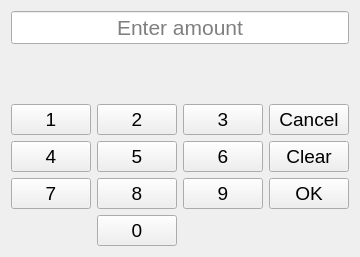
<?xml version="1.0" encoding="UTF-8"?>
<ui version="4.0">
 <class>CustomAmountDialog</class>
 <widget class="QDialog" name="CustomAmountDialog">
  <property name="geometry">
   <rect>
    <x>0</x>
    <y>0</y>
    <width>360</width>
    <height>257</height>
   </rect>
  </property>
  <property name="windowTitle">
   <string>Dialog</string>
  </property>
  <layout class="QHBoxLayout" name="horizontalLayout_2">
   <item>
    <layout class="QVBoxLayout" name="verticalLayout">
     <item>
      <layout class="QHBoxLayout" name="horizontalLayout">
       <item>
        <widget class="QLineEdit" name="textBox">
         <property name="enabled">
          <bool>true</bool>
         </property>
         <property name="font">
          <font>
           <pointsize>16</pointsize>
          </font>
         </property>
         <property name="cursor">
          <cursorShape>ForbiddenCursor</cursorShape>
         </property>
         <property name="focusPolicy">
          <enum>Qt::NoFocus</enum>
         </property>
         <property name="text">
          <string/>
         </property>
         <property name="maxLength">
          <number>5</number>
         </property>
         <property name="alignment">
          <set>Qt::AlignCenter</set>
         </property>
         <property name="readOnly">
          <bool>true</bool>
         </property>
         <property name="placeholderText">
          <string>Enter amount</string>
         </property>
        </widget>
       </item>
      </layout>
     </item>
     <item>
      <widget class="QLabel" name="infoTextBox">
       <property name="font">
        <font>
         <pointsize>10</pointsize>
        </font>
       </property>
       <property name="text">
        <string/>
       </property>
      </widget>
     </item>
     <item>
      <layout class="QGridLayout" name="gridLayout">
       <item row="4" column="1">
        <widget class="QPushButton" name="btn_0">
         <property name="font">
          <font>
           <pointsize>14</pointsize>
           <weight>50</weight>
           <bold>false</bold>
          </font>
         </property>
         <property name="text">
          <string>0</string>
         </property>
         <property name="autoDefault">
          <bool>false</bool>
         </property>
        </widget>
       </item>
       <item row="3" column="2">
        <widget class="QPushButton" name="btn_9">
         <property name="font">
          <font>
           <pointsize>14</pointsize>
           <weight>50</weight>
           <bold>false</bold>
          </font>
         </property>
         <property name="text">
          <string>9</string>
         </property>
         <property name="autoDefault">
          <bool>false</bool>
         </property>
        </widget>
       </item>
       <item row="2" column="2">
        <widget class="QPushButton" name="btn_6">
         <property name="font">
          <font>
           <pointsize>14</pointsize>
           <weight>50</weight>
           <bold>false</bold>
          </font>
         </property>
         <property name="text">
          <string>6</string>
         </property>
         <property name="autoDefault">
          <bool>false</bool>
         </property>
        </widget>
       </item>
       <item row="1" column="2">
        <widget class="QPushButton" name="btn_3">
         <property name="font">
          <font>
           <pointsize>14</pointsize>
           <weight>50</weight>
           <bold>false</bold>
          </font>
         </property>
         <property name="text">
          <string>3</string>
         </property>
         <property name="autoDefault">
          <bool>false</bool>
         </property>
        </widget>
       </item>
       <item row="1" column="0">
        <widget class="QPushButton" name="btn_1">
         <property name="font">
          <font>
           <pointsize>14</pointsize>
           <weight>50</weight>
           <bold>false</bold>
          </font>
         </property>
         <property name="text">
          <string>1</string>
         </property>
         <property name="autoDefault">
          <bool>false</bool>
         </property>
        </widget>
       </item>
       <item row="2" column="0">
        <widget class="QPushButton" name="btn_4">
         <property name="font">
          <font>
           <pointsize>14</pointsize>
           <weight>50</weight>
           <bold>false</bold>
          </font>
         </property>
         <property name="text">
          <string>4</string>
         </property>
         <property name="autoDefault">
          <bool>false</bool>
         </property>
        </widget>
       </item>
       <item row="2" column="1">
        <widget class="QPushButton" name="btn_5">
         <property name="font">
          <font>
           <pointsize>14</pointsize>
           <weight>50</weight>
           <bold>false</bold>
          </font>
         </property>
         <property name="text">
          <string>5</string>
         </property>
         <property name="autoDefault">
          <bool>false</bool>
         </property>
        </widget>
       </item>
       <item row="3" column="0">
        <widget class="QPushButton" name="btn_7">
         <property name="font">
          <font>
           <pointsize>14</pointsize>
           <weight>50</weight>
           <bold>false</bold>
          </font>
         </property>
         <property name="text">
          <string>7</string>
         </property>
         <property name="autoDefault">
          <bool>false</bool>
         </property>
        </widget>
       </item>
       <item row="3" column="1">
        <widget class="QPushButton" name="btn_8">
         <property name="font">
          <font>
           <pointsize>14</pointsize>
           <weight>50</weight>
           <bold>false</bold>
          </font>
         </property>
         <property name="text">
          <string>8</string>
         </property>
         <property name="autoDefault">
          <bool>false</bool>
         </property>
        </widget>
       </item>
       <item row="1" column="1">
        <widget class="QPushButton" name="btn_2">
         <property name="font">
          <font>
           <pointsize>14</pointsize>
           <weight>50</weight>
           <bold>false</bold>
          </font>
         </property>
         <property name="text">
          <string>2</string>
         </property>
         <property name="autoDefault">
          <bool>false</bool>
         </property>
        </widget>
       </item>
       <item row="3" column="3">
        <widget class="QPushButton" name="btn_ok">
         <property name="enabled">
          <bool>true</bool>
         </property>
         <property name="font">
          <font>
           <pointsize>14</pointsize>
           <weight>50</weight>
           <bold>false</bold>
          </font>
         </property>
         <property name="text">
          <string>OK</string>
         </property>
         <property name="autoDefault">
          <bool>false</bool>
         </property>
        </widget>
       </item>
       <item row="2" column="3">
        <widget class="QPushButton" name="btn_clear">
         <property name="font">
          <font>
           <pointsize>14</pointsize>
           <weight>50</weight>
           <bold>false</bold>
          </font>
         </property>
         <property name="text">
          <string>Clear</string>
         </property>
         <property name="autoDefault">
          <bool>false</bool>
         </property>
        </widget>
       </item>
       <item row="1" column="3">
        <widget class="QPushButton" name="btn_cancel">
         <property name="font">
          <font>
           <pointsize>14</pointsize>
          </font>
         </property>
         <property name="text">
          <string>Cancel</string>
         </property>
         <property name="autoDefault">
          <bool>false</bool>
         </property>
        </widget>
       </item>
      </layout>
     </item>
    </layout>
   </item>
  </layout>
 </widget>
 <resources/>
 <connections/>
</ui>
